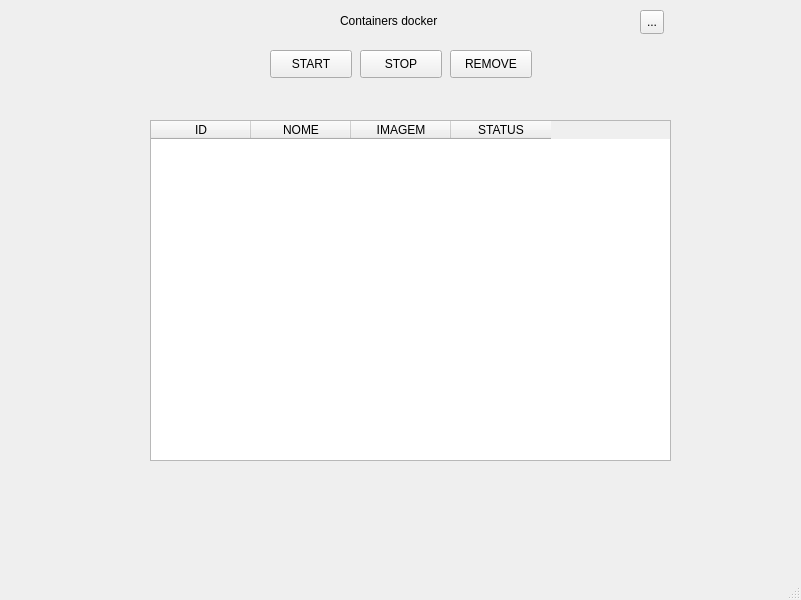
<?xml version="1.0" encoding="UTF-8"?>
<ui version="4.0">
 <class>MainWindow</class>
 <widget class="QMainWindow" name="MainWindow">
  <property name="geometry">
   <rect>
    <x>0</x>
    <y>0</y>
    <width>801</width>
    <height>600</height>
   </rect>
  </property>
  <property name="windowTitle">
   <string>DockerGUI</string>
  </property>
  <widget class="QWidget" name="centralwidget">
   <widget class="QPushButton" name="startButton">
    <property name="geometry">
     <rect>
      <x>270</x>
      <y>50</y>
      <width>82</width>
      <height>28</height>
     </rect>
    </property>
    <property name="text">
     <string>START</string>
    </property>
   </widget>
   <widget class="QPushButton" name="stopButton">
    <property name="geometry">
     <rect>
      <x>360</x>
      <y>50</y>
      <width>82</width>
      <height>28</height>
     </rect>
    </property>
    <property name="text">
     <string>STOP</string>
    </property>
   </widget>
   <widget class="QPushButton" name="removeButton">
    <property name="geometry">
     <rect>
      <x>450</x>
      <y>50</y>
      <width>82</width>
      <height>28</height>
     </rect>
    </property>
    <property name="text">
     <string>REMOVE</string>
    </property>
   </widget>
   <widget class="QLabel" name="label_2">
    <property name="geometry">
     <rect>
      <x>340</x>
      <y>10</y>
      <width>121</width>
      <height>21</height>
     </rect>
    </property>
    <property name="text">
     <string>Containers docker</string>
    </property>
   </widget>
   <widget class="QTableWidget" name="tableContainers">
    <property name="geometry">
     <rect>
      <x>150</x>
      <y>120</y>
      <width>521</width>
      <height>341</height>
     </rect>
    </property>
    <column>
     <property name="text">
      <string>ID</string>
     </property>
    </column>
    <column>
     <property name="text">
      <string>NOME</string>
     </property>
    </column>
    <column>
     <property name="text">
      <string>IMAGEM</string>
     </property>
    </column>
    <column>
     <property name="text">
      <string>STATUS</string>
     </property>
    </column>
   </widget>
   <widget class="QToolButton" name="toolButton">
    <property name="geometry">
     <rect>
      <x>640</x>
      <y>10</y>
      <width>24</width>
      <height>24</height>
     </rect>
    </property>
    <property name="text">
     <string>...</string>
    </property>
    <property name="icon">
     <iconset theme="QIcon::ThemeIcon::ObjectRotateRight"/>
    </property>
   </widget>
  </widget>
  <widget class="QMenuBar" name="menubar">
   <property name="geometry">
    <rect>
     <x>0</x>
     <y>0</y>
     <width>801</width>
     <height>23</height>
    </rect>
   </property>
  </widget>
  <widget class="QStatusBar" name="statusbar"/>
 </widget>
 <resources/>
 <connections/>
</ui>
